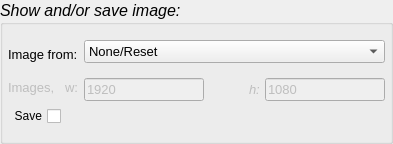
             <widget class="QGroupBox" name="groupBox_11">
              <property name="sizePolicy">
               <sizepolicy hsizetype="Expanding" vsizetype="Preferred">
                <horstretch>0</horstretch>
                <verstretch>0</verstretch>
               </sizepolicy>
              </property>
              <property name="font">
               <font>
                <pointsize>12</pointsize>
                <italic>true</italic>
               </font>
              </property>
              <property name="title">
               <string>Show and/or save image:</string>
              </property>
              <layout class="QGridLayout" name="gridLayout">
               <property name="leftMargin">
                <number>5</number>
               </property>
               <property name="topMargin">
                <number>15</number>
               </property>
               <property name="rightMargin">
                <number>5</number>
               </property>
               <property name="bottomMargin">
                <number>15</number>
               </property>
               <property name="spacing">
                <number>5</number>
               </property>
               <item row="1" column="0">
                <layout class="QVBoxLayout" name="verticalLayout_18">
                 <item>
                  <layout class="QHBoxLayout" name="horizontalLayout_26">
                   <item>
                    <layout class="QVBoxLayout" name="verticalLayout_8">
                     <item>
                      <widget class="QLabel" name="label_images_from">
                       <property name="font">
                        <font>
                         <pointsize>10</pointsize>
                         <italic>false</italic>
                        </font>
                       </property>
                       <property name="text">
                        <string>Image from:</string>
                       </property>
                      </widget>
                     </item>
                     <item>
                      <widget class="QLabel" name="label_2">
                       <property name="enabled">
                        <bool>false</bool>
                       </property>
                       <property name="font">
                        <font>
                         <pointsize>10</pointsize>
                         <italic>false</italic>
                        </font>
                       </property>
                       <property name="toolTip">
                        <string>Set the resolution of the images
Use for render images</string>
                       </property>
                       <property name="text">
                        <string>Images,   w:</string>
                       </property>
                      </widget>
                     </item>
                    </layout>
                   </item>
                   <item>
                    <layout class="QVBoxLayout" name="verticalLayout_7">
                     <item>
                      <widget class="QComboBox" name="comboBox_Images">
                       <property name="font">
                        <font>
                         <pointsize>10</pointsize>
                         <italic>false</italic>
                        </font>
                       </property>
                       <property name="toolTip">
                        <string>Select the scene type.
Use None/Reset to clear the settings.
Color 3D preview only works in FreeCAD-Link.
For Render 3D preview, install Render WB.</string>
                       </property>
                       <property name="layoutDirection">
                        <enum>Qt::LeftToRight</enum>
                       </property>
                       <item>
                        <property name="text">
                         <string>None/Reset</string>
                        </property>
                       </item>
                       <item>
                        <property name="text">
                         <string>BW 3D view</string>
                        </property>
                       </item>
                       <item>
                        <property name="text">
                         <string>Color 3D view</string>
                        </property>
                       </item>
                       <item>
                        <property name="text">
                         <string>Render 3D view</string>
                        </property>
                       </item>
                      </widget>
                     </item>
                     <item>
                      <spacer name="verticalSpacer">
                       <property name="orientation">
                        <enum>Qt::Vertical</enum>
                       </property>
                       <property name="sizeType">
                        <enum>QSizePolicy::Fixed</enum>
                       </property>
                       <property name="sizeHint" stdset="0">
                        <size>
                         <width>20</width>
                         <height>10</height>
                        </size>
                       </property>
                      </spacer>
                     </item>
                     <item>
                      <layout class="QHBoxLayout" name="horizontalLayout_25">
                       <item>
                        <widget class="QLineEdit" name="lineEdit_width">
                         <property name="enabled">
                          <bool>false</bool>
                         </property>
                         <property name="sizePolicy">
                          <sizepolicy hsizetype="Maximum" vsizetype="Fixed">
                           <horstretch>0</horstretch>
                           <verstretch>0</verstretch>
                          </sizepolicy>
                         </property>
                         <property name="maximumSize">
                          <size>
                           <width>120</width>
                           <height>16777215</height>
                          </size>
                         </property>
                         <property name="font">
                          <font>
                           <pointsize>10</pointsize>
                           <italic>false</italic>
                          </font>
                         </property>
                         <property name="toolTip">
                          <string>Set the width in pixels of the image
Use for render images</string>
                         </property>
                         <property name="text">
                          <string>1920</string>
                         </property>
                        </widget>
                       </item>
                       <item>
                        <spacer name="horizontalSpacer_3">
                         <property name="orientation">
                          <enum>Qt::Horizontal</enum>
                         </property>
                         <property name="sizeHint" stdset="0">
                          <size>
                           <width>40</width>
                           <height>20</height>
                          </size>
                         </property>
                        </spacer>
                       </item>
                       <item>
                        <widget class="QLabel" name="label_4">
                         <property name="enabled">
                          <bool>false</bool>
                         </property>
                         <property name="font">
                          <font>
                           <pointsize>10</pointsize>
                           <italic>true</italic>
                          </font>
                         </property>
                         <property name="text">
                          <string>h:</string>
                         </property>
                        </widget>
                       </item>
                       <item>
                        <widget class="QLineEdit" name="lineEdit_height">
                         <property name="enabled">
                          <bool>false</bool>
                         </property>
                         <property name="sizePolicy">
                          <sizepolicy hsizetype="Maximum" vsizetype="Fixed">
                           <horstretch>0</horstretch>
                           <verstretch>0</verstretch>
                          </sizepolicy>
                         </property>
                         <property name="maximumSize">
                          <size>
                           <width>120</width>
                           <height>16777215</height>
                          </size>
                         </property>
                         <property name="font">
                          <font>
                           <pointsize>10</pointsize>
                           <italic>false</italic>
                          </font>
                         </property>
                         <property name="toolTip">
                          <string>Set the height in pixels of the image
Use for render images</string>
                         </property>
                         <property name="text">
                          <string>1080</string>
                         </property>
                        </widget>
                       </item>
                      </layout>
                     </item>
                    </layout>
                   </item>
                  </layout>
                 </item>
                 <item>
                  <layout class="QHBoxLayout" name="horizontalLayout_27">
                   <item>
                    <widget class="QCheckBox" name="checkBox_Save_to">
                     <property name="enabled">
                      <bool>true</bool>
                     </property>
                     <property name="font">
                      <font>
                       <pointsize>9</pointsize>
                       <italic>false</italic>
                      </font>
                     </property>
                     <property name="toolTip">
                      <string>Enable it to save the images created</string>
                     </property>
                     <property name="layoutDirection">
                      <enum>Qt::RightToLeft</enum>
                     </property>
                     <property name="text">
                      <string>Save</string>
                     </property>
                    </widget>
                   </item>
                   <item>
                    <spacer name="horizontalSpacer_6">
                     <property name="orientation">
                      <enum>Qt::Horizontal</enum>
                     </property>
                     <property name="sizeHint" stdset="0">
                      <size>
                       <width>40</width>
                       <height>20</height>
                      </size>
                     </property>
                    </spacer>
                   </item>
                  </layout>
                 </item>
                </layout>
               </item>
              </layout>
             </widget>
